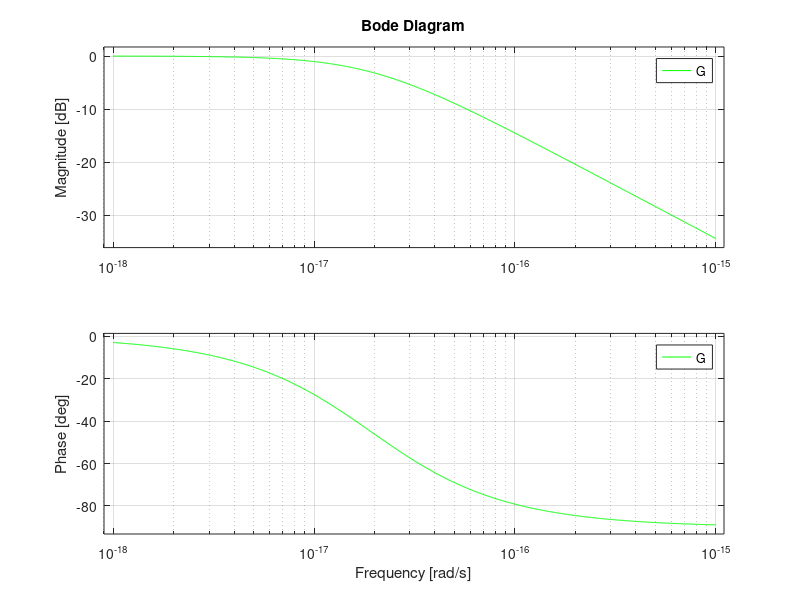

This figure's MATLAB source:
clear all;

samplerate = 35000;
Fp = 1000 ;
Fs = 5000;
Rp = -3;
Rs = -40;
Wp = 2*pi*Fp/samplerate; %passband edge angular frequency
Ws = 2*pi*Fs /samplerate; %stopband edge angular frequency

[n,Wn] = buttord(Wp,Ws,Rp,Rs);

[num,den] = butter(n,Wn,'s');

G = tf(num,den);

bode(G,'g');